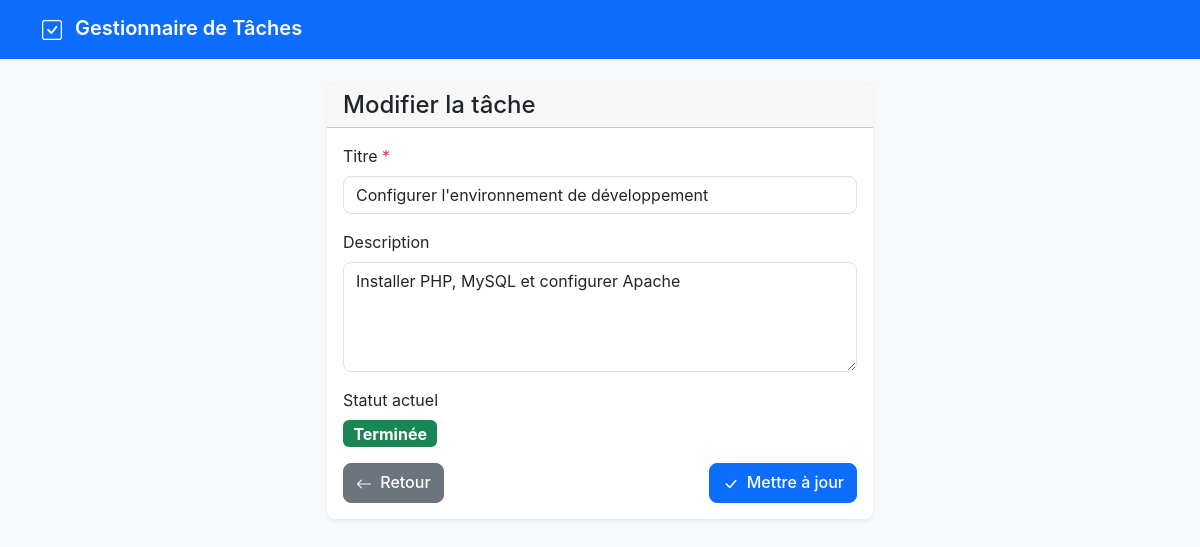
Screenshot of /tasks/edit/1 with the database file from the repository.
### tables this page shows
CREATE TABLE IF NOT EXISTS tasks (
    id INT AUTO_INCREMENT PRIMARY KEY,
    title VARCHAR(255) NOT NULL,
    description TEXT,
    status ENUM('pending', 'completed') DEFAULT 'pending',
    created_at TIMESTAMP DEFAULT CURRENT_TIMESTAMP,
    updated_at TIMESTAMP DEFAULT CURRENT_TIMESTAMP ON UPDATE CURRENT_TIMESTAMP,
    
    INDEX idx_status (status),
    INDEX idx_created_at (created_at)
);

### app/controllers/TaskController.php (called while the page is built, shortened)
<?php
class TaskController extends Controller {
    private $taskModel;
    public function __construct() {
        $this->taskModel = new Task();
    }
    public function edit($id) {
        $task = $this->taskModel->findById($id);
        $this->view('tasks/edit', ['task' => $task]);
    }
}
?>

### index.php (called while the page is built, shortened)
<?php
require_once 'config/database.php';
require_once 'core/Router.php';
require_once 'core/Model.php';
require_once 'app/controllers/TaskController.php';
$router = new Router();
$router->add('GET', '/', 'TaskController@index');
$router->add('GET', '/tasks', 'TaskController@index');
$router->add('GET', '/tasks/create', 'TaskController@create');
$router->add('POST', '/tasks/store', 'TaskController@store');
$router->add('GET', '/tasks/edit/{id}', 'TaskController@edit');
$router->add('POST', '/tasks/update/{id}', 'TaskController@update');
$router->add('POST', '/tasks/delete/{id}', 'TaskController@delete');
$router->add('POST', '/tasks/toggle/{id}', 'TaskController@toggle');
$router->resolve();
?>

### config/database.php (called while the page is built)
<?php
class Database {
    private static $instance = null;
    private $connection;
    private $host = 'localhost';
    private $database = 'task_manager';
    private $username = 'root';
    private $password = '';
    private function __construct() {
        try {
            $this->connection = new PDO(
                "mysql:host={$this->host};dbname={$this->database};charset=utf8",
                $this->username,
                $this->password,
                [
                    PDO::ATTR_ERRMODE => PDO::ERRMODE_EXCEPTION,
                    PDO::ATTR_DEFAULT_FETCH_MODE => PDO::FETCH_ASSOC
                ]
            );
        } catch (PDOException $e) {
            die("Erreur de connexion à la base de données : " . $e->getMessage());
        }
    }
    public static function getInstance() {
        if (self::$instance === null) {
            self::$instance = new self();
        }
        return self::$instance;
    }
    public function getConnection() {
        return $this->connection;
    }
}
?>

### core/Model.php (called while the page is built, shortened)
<?php
class Model {
    protected $db;
    protected $table;
    public function __construct() {
        $this->db = Database::getInstance()->getConnection();
    }
    public function findById($id) {
        $stmt = $this->db->prepare("SELECT * FROM {$this->table} WHERE id = ?");
        $stmt->execute([$id]);
        return $stmt->fetch();
    }
}
?>

### app/views/tasks/edit.php (the view)
<div class="row justify-content-center">
    <div class="col-md-8 col-lg-6">
        <div class="card">
            <div class="card-header">
                <h4 class="mb-0">Modifier la tâche</h4>
            </div>
            <div class="card-body">
                <form method="POST" action="/tasks/update/<?= $task['id'] ?>">
                    <div class="mb-3">
                        <label for="title" class="form-label">Titre <span class="text-danger">*</span></label>
                        <input type="text" class="form-control" id="title" name="title" value="<?= htmlspecialchars($task['title']) ?>" required maxlength="255">
                    </div>
                    <div class="mb-3">
                        <label for="description" class="form-label">Description</label>
                        <textarea class="form-control" id="description" name="description" rows="4" placeholder="Description optionnelle de la tâche..."><?= htmlspecialchars($task['description']) ?></textarea>
                    </div>
                    <div class="mb-3">
                        <label class="form-label">Statut actuel</label>
                        <div>
                            <span class="badge <?= $task['status'] === 'completed' ? 'bg-success' : 'bg-warning' ?> fs-6">
                                <?= $task['status'] === 'completed' ? 'Terminée' : 'En cours' ?>
                            </span>
                        </div>
                    </div>
                    <div class="d-flex justify-content-between">
                        <a href="/tasks" class="btn btn-secondary">
                            <i class="bi bi-arrow-left me-1"></i>
                            Retour
                        </a>
                        <button type="submit" class="btn btn-primary">
                            <i class="bi bi-check-lg me-1"></i>
                            Mettre à jour
                        </button>
                    </div>
                </form>
            </div>
        </div>
    </div>
</div>

### core/Router.php (shortened to what this page needs)
<?php
class Router {
    private $routes = [];
    public function add($method, $path, $handler) {
        $this->routes[] = [
            'method' => $method,
            'path' => $path,
            'handler' => $handler
        ];
    }
    public function resolve() {
        $requestMethod = $_SERVER['REQUEST_METHOD'];
        $requestPath = parse_url($_SERVER['REQUEST_URI'], PHP_URL_PATH);
        $requestPath = rtrim($requestPath, '/');
        foreach ($this->routes as $route) {
            if ($route['method'] === $requestMethod) {
                $pattern = preg_replace('/\{([^}]+)\}/', '([^/]+)', $route['path']);
                $pattern = '#^' . $pattern . '$#';
                if (preg_match($pattern, $requestPath, $matches)) {
                    array_shift($matches);
                    list($controller, $method) = explode('@', $route['handler']);
                    $controllerInstance = new $controller();
                    if (empty($matches)) {
                        $controllerInstance->$method();
                    } else {
                        $controllerInstance->$method(...$matches);
                    }
                    return;
                }
            }
        }
    }
}
?>

### app/views/layout/header.php (shortened to what this page needs)
<!DOCTYPE html>
<html lang="fr">
<head>
    <link href="https://cdn.jsdelivr.net/npm/bootstrap@5.3.0/dist/css/bootstrap.min.css" rel="stylesheet">
    <link href="https://cdn.jsdelivr.net/npm/bootstrap-icons@1.10.0/font/bootstrap-icons.css" rel="stylesheet">
    <link href="public/css/style.css" rel="stylesheet">
</head>
<body>
    <nav class="navbar navbar-expand-lg navbar-dark bg-primary mb-4">
        <div class="container">
            <a class="navbar-brand" href="/tasks">
                <i class="bi bi-check-square me-2"></i>
                Gestionnaire de Tâches
            </a>
        </div>
    </nav>
    <div class="container">

### public/css/style.css (style rules this page uses)
:root { --primary-color: #0d6efd; --success-color: #198754; --warning-color: #ffc107; --danger-color: #dc3545; --light-gray: #f8f9fa; --border-radius: 0.5rem; }
body { background-color: var(--light-gray); font-family: -apple-system, BlinkMacSystemFont, "Segoe UI", Roboto, sans-serif; }
.navbar-brand { font-weight: 600; }
.card { border: none; box-shadow: 0 0.125rem 0.25rem rgba(0, 0, 0, 0.075); border-radius: var(--border-radius); transition: transform 0.2s ease-in-out, box-shadow 0.2s ease-in-out; }
.form-control, .form-select { border-radius: var(--border-radius); border: 1px solid #dee2e6; }
.btn { border-radius: var(--border-radius); font-weight: 500; }
.bi { vertical-align: -0.125em; }

### rows the page displays
tasks: title "Configurer l'environnement de développement", description "Installer PHP, MySQL et configurer Apache", status "Terminée"
